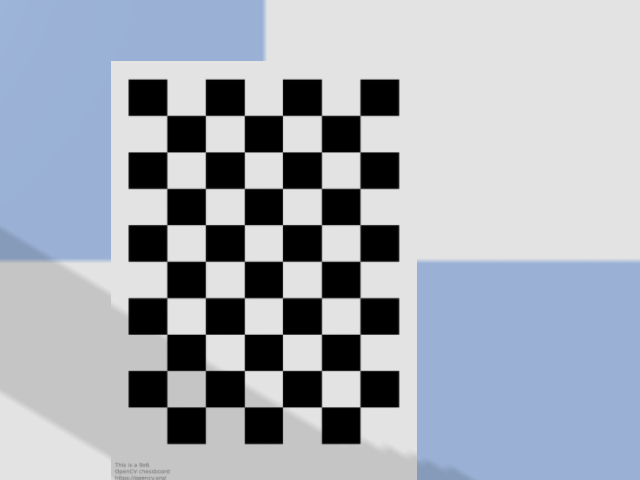
#> input picture images/Color_r_000.png, 640 x 480 px; its folder holds 4 pictures in this run
$ python one_cam_calibration.py
#> lines starting #> are read from the running program, lines starting #| are printed output that depends on the picture; after the words box and inside, x2 and y2 are one past the last pixel; in counts of white or black regions, pixels touching at a corner belong together
# -*- coding: utf-8 -*-
"""
Single camera calibration

Input: all checkerboard images from one camera
Output:    mtx: intrinsic matrix of this camera (3x3)
           dist: distortion matrix of this camera (1x5)

Reference: OpenCV-Python Tutorials » Camera Calibration and 3D Reconstruction
https://opencv-python-tutroals.readthedocs.io/en/latest/py_tutorials/py_calib3d/py_calibration/py_calibration.html
https://opencv.org/license/
"""

import numpy as np
import cv2
import glob

IMAGES_PATH = 'images/Color_r_*.png'
PARA_SAVE_PATH = "parameters/parameters_right.yaml"

# Input all checkerboard images from one camera (prefer 10-20 images)
images = glob.glob(IMAGES_PATH)

# termination criteria (each small square in our checkerboard is 20mm x 20mm)
criteria = (cv2.TERM_CRITERIA_EPS + cv2.TERM_CRITERIA_MAX_ITER, 24, 0.001)

# prepare object points, like (0,0,0), (1,0,0), (2,0,0) ....,(6,5,0)
# our checkerboard has 7*9 corner points (see image folder)
objp = np.zeros((9*6,3), np.float32)*0.024
objp[:,:2] = np.mgrid[0:9,0:6].T.reshape(-1,2)*0.024

# Arrays to store object points and image points from all the images.
objpoints = [] # 3d point in real world space
imgpoints = [] # 2d points in image plane.
correct_idx = []

print("Manually check whether the corners are correct")
print("push 'a' for correct, push other key or wait 5 second for wrong")

for idx, fname in enumerate(images):
    img = cv2.imread(fname)
#> img is the input picture: shape (480, 640, 3); mean B, G, R 182.8, 172.6, 166.1
    gray = cv2.cvtColor(img,cv2.COLOR_BGR2GRAY)
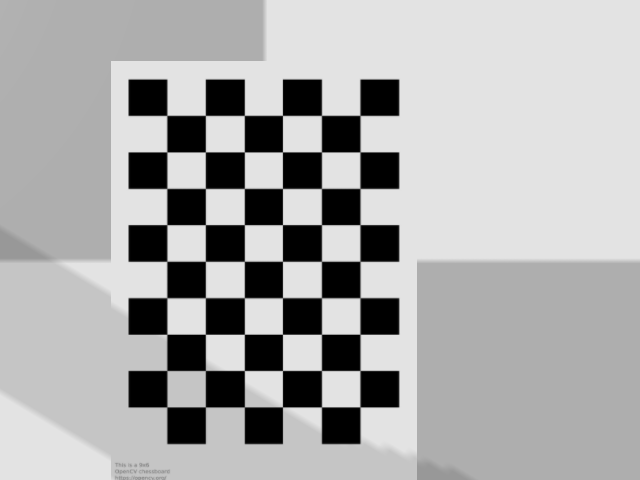
#> gray: shape (480, 640); min 0, max 227, mean 171.8

    # Find the chess board corners
    ret, corners = cv2.findChessboardCorners(gray, (9,6),None)
#> ret = True; corners = 54 rows, first 8: [359, 114.4], [360, 152], [360.9, 189.1], [359.9, 225], [360, 261], [360.1, 297.9], [360.9, 334.6], [360, 370.5]

    # If found, add object points, image points (after refining them)
    if ret == True:
        corners2 = cv2.cornerSubPix(gray,corners,(11,11),(-1,-1),criteria)
#> corners2 = 54 rows, first 8: [360, 115.4], [360, 151.9], [360, 188.4], [360, 224.6], [360, 261.3], [360, 297.7], [360, 334.3], [360, 370.5]
        # Draw and display the corners
        img = cv2.drawChessboardCorners(img, (9,6), corners2,ret)
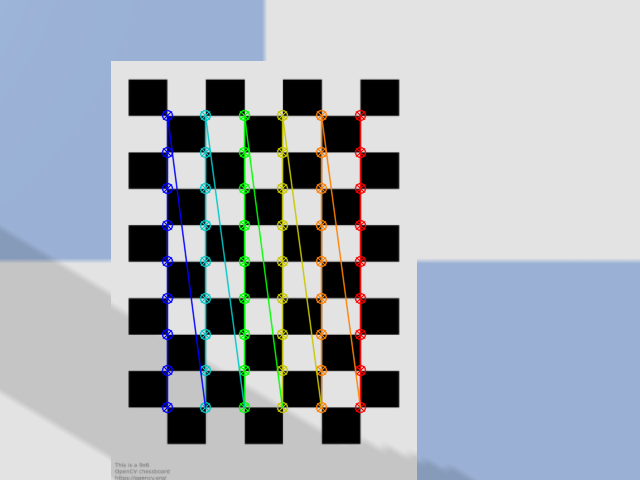
#> img: shape (480, 640, 3); 4.47% of pixels changed, all inside (x1, y1, x2, y2) = (161, 109, 367, 414)
        cv2.putText(img, str(idx), (40, 50), cv2.FONT_HERSHEY_PLAIN, 2.0, (0, 0, 255), 2)
#> img: shape (480, 640, 3); 0.04% of pixels changed, all inside (x1, y1, x2, y2) = (43, 29, 58, 50)
        cv2.imshow('img',img)
        key = cv2.waitKey(5000)
#> (key Esc is pressed here)
        if key & 0xFF == ord('a'):
            correct_idx.append(idx)
            objpoints.append(objp)
            imgpoints.append(corners2)
            continue
        else:
            continue
#> pass 2 of the loop `for idx, fname in enumerate(images):`:
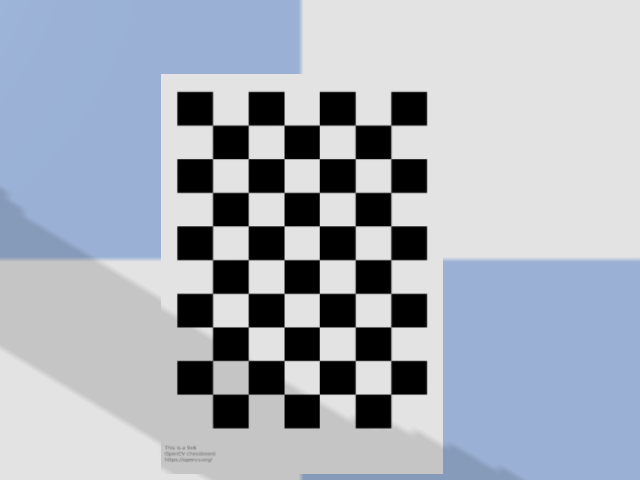
#> input picture images/Color_r_010.png, 640 x 480 px
#> img is the input picture: shape (480, 640, 3); mean B, G, R 187.1, 175.9, 168.7
#> `gray = cv2.cvtColor(img,cv2.COLOR_BGR2GRAY)`:
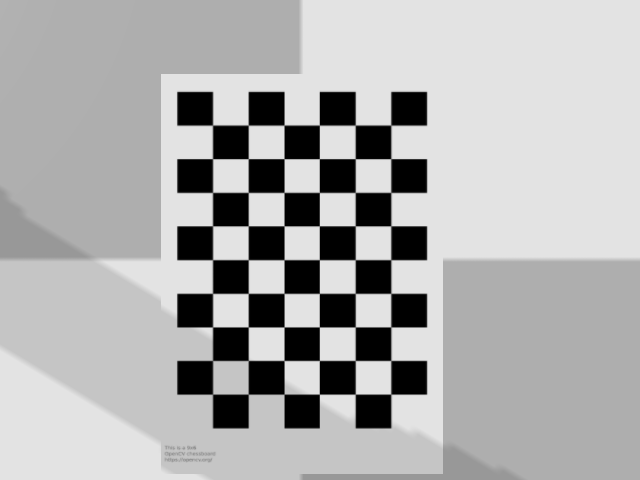
#> gray: shape (480, 640); min 0, max 227, mean 175
#> corners = 54 rows, first 8: [391.8, 125.8], [390.2, 159.7], [391.9, 193], [391.8, 225.5], [391.9, 260.5], [391.9, 292.5], [391.8, 327.5], [391, 360.5]
#> corners2 = 54 rows, first 8: [390.8, 125.1], [390.8, 158.6], [390.8, 192.4], [390.8, 225.8], [390.8, 259.7], [390.8, 293.4], [390.8, 326.9], [390.8, 360.5]
#> `img = cv2.drawChessboardCorners(img, (9,6), corners2,ret)`:
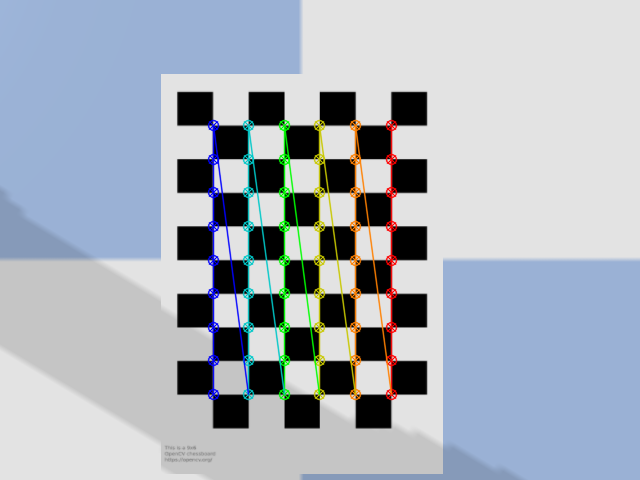
#> img: shape (480, 640, 3); 4.23% of pixels changed, all inside (x1, y1, x2, y2) = (207, 119, 398, 401)
#> (key Enter is pressed here)
#> pass 3 of the loop `for idx, fname in enumerate(images):`:
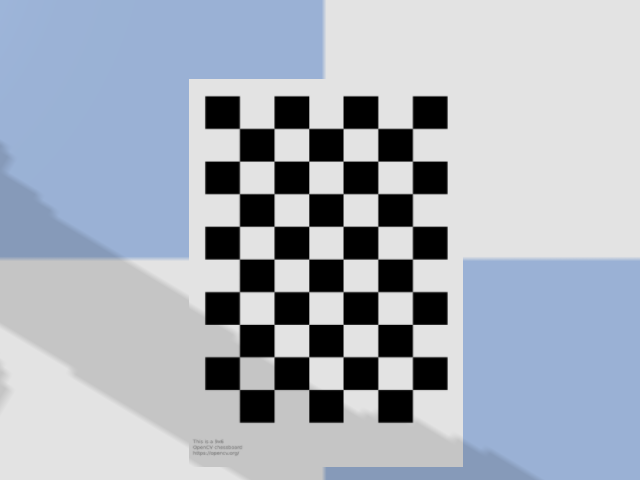
#> input picture images/Color_r_020.png, 640 x 480 px
#> img is the input picture: shape (480, 640, 3); mean B, G, R 188.2, 176.6, 169.2
#> `gray = cv2.cvtColor(img,cv2.COLOR_BGR2GRAY)`:
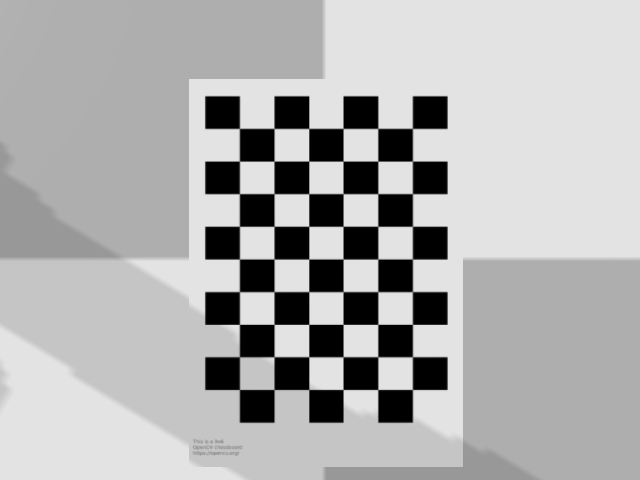
#> gray: shape (480, 640); min 0, max 227, mean 175.7
#> corners = 54 rows, first 8: [411.5, 127.5], [411.5, 161.9], [411.5, 192.9], [413.6, 225.4], [411.5, 258.1], [411.4, 292.9], [412.3, 324], [411.5, 357.9]
#> corners2 = 54 rows, first 8: [412.4, 128.4], [412.4, 161.1], [412.4, 193.6], [412.4, 226.3], [412.4, 259.1], [412.4, 291.6], [412.4, 324.4], [412.4, 356.7]
#> `cv2.putText(img, str(idx), (40, 50), cv2.FONT_HERSHEY_PLAIN, 2.0, (0, ..`:
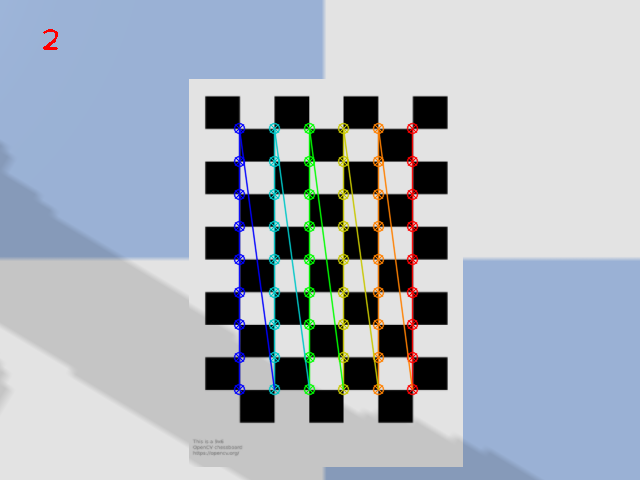
#> img: shape (480, 640, 3); mean B, G, R 187.4, 177.1, 169.2
#> the loop made 4 passes; the first 3 are shown

print(correct_idx)
# Only use the images with "correct" corners for calibration
# In example images, for left, group_5_22,23,27_left are wrong;
# for right, group_5_21,22,23,27_right are wrong
cv2.destroyAllWindows()
#> (the run stopped early here; a loop or call above may not have finished)
